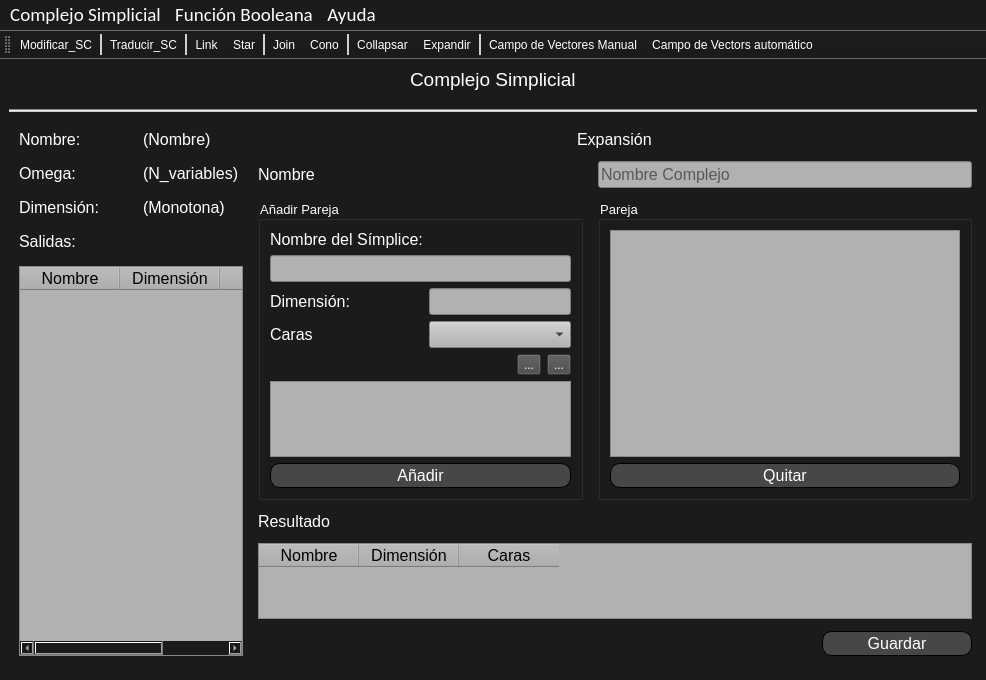
<?xml version="1.0" encoding="UTF-8"?>
<ui version="4.0">
 <class>TFG</class>
 <widget class="QMainWindow" name="TFG">
  <property name="geometry">
   <rect>
    <x>0</x>
    <y>0</y>
    <width>986</width>
    <height>680</height>
   </rect>
  </property>
  <property name="sizePolicy">
   <sizepolicy hsizetype="Preferred" vsizetype="Preferred">
    <horstretch>0</horstretch>
    <verstretch>0</verstretch>
   </sizepolicy>
  </property>
  <property name="font">
   <font>
    <family>Arial</family>
    <pointsize>20</pointsize>
   </font>
  </property>
  <property name="windowTitle">
   <string>TFG Pablo Ascorbe</string>
  </property>
  <property name="windowIcon">
   <iconset>
    <normaloff>C:/Users/pablo/.designer/Recursos/icono.ico</normaloff>C:/Users/pablo/.designer/Recursos/icono.ico</iconset>
  </property>
  <property name="styleSheet">
   <string notr="true">QWidget{
background-image: url(:/images/fondo.png);
background-color: rgb(27, 27, 27);
color: rgb(255, 255, 255);
}

QToolBar QToolButton{
color: rgb(255, 255, 255);
background-color:transparent;}

QToolBar QToolButton:hover{
	background-color: rgb(100, 100, 100);
}

QToolBar::separator{
	background-color: rgb(208, 208, 208);
	width: 2px;
}


QMenuBar::item:selected{
	background-color: rgb(100, 100, 100);
}

QMenu::item:selected{
	background-color: rgb(100, 100, 100);
}
</string>
  </property>
  <widget class="QWidget" name="centralwidget">
   <property name="enabled">
    <bool>true</bool>
   </property>
   <layout class="QGridLayout" name="gridLayout_2">
    <property name="sizeConstraint">
     <enum>QLayout::SetDefaultConstraint</enum>
    </property>
    <property name="horizontalSpacing">
     <number>11</number>
    </property>
    <property name="verticalSpacing">
     <number>18</number>
    </property>
    <item row="0" column="0" alignment="Qt::AlignHCenter">
     <widget class="QLabel" name="label_2">
      <property name="maximumSize">
       <size>
        <width>16777215</width>
        <height>30</height>
       </size>
      </property>
      <property name="font">
       <font>
        <pointsize>14</pointsize>
       </font>
      </property>
      <property name="text">
       <string>Complejo Simplicial</string>
      </property>
     </widget>
    </item>
    <item row="2" column="0">
     <layout class="QHBoxLayout" name="horizontalLayout" stretch="0,0">
      <item>
       <layout class="QGridLayout" name="gridLayout_fijo">
        <property name="leftMargin">
         <number>10</number>
        </property>
        <property name="rightMargin">
         <number>10</number>
        </property>
        <property name="bottomMargin">
         <number>15</number>
        </property>
        <property name="horizontalSpacing">
         <number>24</number>
        </property>
        <property name="verticalSpacing">
         <number>15</number>
        </property>
        <item row="0" column="1">
         <widget class="QLabel" name="label_nombre_sc">
          <property name="font">
           <font>
            <pointsize>12</pointsize>
           </font>
          </property>
          <property name="text">
           <string>(Nombre)</string>
          </property>
         </widget>
        </item>
        <item row="1" column="1">
         <widget class="QLabel" name="label_omega">
          <property name="font">
           <font>
            <pointsize>12</pointsize>
           </font>
          </property>
          <property name="text">
           <string>(N_variables)</string>
          </property>
         </widget>
        </item>
        <item row="3" column="0" colspan="2">
         <widget class="QLabel" name="label_3">
          <property name="font">
           <font>
            <pointsize>12</pointsize>
           </font>
          </property>
          <property name="text">
           <string>Salidas:</string>
          </property>
         </widget>
        </item>
        <item row="0" column="0">
         <widget class="QLabel" name="label">
          <property name="font">
           <font>
            <pointsize>12</pointsize>
           </font>
          </property>
          <property name="text">
           <string>Nombre:</string>
          </property>
         </widget>
        </item>
        <item row="1" column="0">
         <widget class="QLabel" name="label_4">
          <property name="font">
           <font>
            <pointsize>12</pointsize>
           </font>
          </property>
          <property name="text">
           <string>Omega:</string>
          </property>
         </widget>
        </item>
        <item row="2" column="1">
         <widget class="QLabel" name="label_dimension">
          <property name="font">
           <font>
            <pointsize>12</pointsize>
           </font>
          </property>
          <property name="text">
           <string>(Monotona)</string>
          </property>
         </widget>
        </item>
        <item row="2" column="0">
         <widget class="QLabel" name="label_5">
          <property name="font">
           <font>
            <pointsize>12</pointsize>
           </font>
          </property>
          <property name="text">
           <string>Dimensión:</string>
          </property>
         </widget>
        </item>
        <item row="4" column="0" colspan="2">
         <widget class="QTableWidget" name="tableWidget">
          <property name="styleSheet">
           <string notr="true">color: rgb(0, 0, 0);
background-color: rgb(177, 177, 177);</string>
          </property>
          <column>
           <property name="text">
            <string>Nombre</string>
           </property>
           <property name="font">
            <font>
             <pointsize>12</pointsize>
            </font>
           </property>
          </column>
          <column>
           <property name="text">
            <string>Dimensión</string>
           </property>
           <property name="font">
            <font>
             <pointsize>12</pointsize>
            </font>
           </property>
          </column>
          <column>
           <property name="text">
            <string>Caras</string>
           </property>
           <property name="font">
            <font>
             <pointsize>12</pointsize>
            </font>
           </property>
          </column>
         </widget>
        </item>
       </layout>
      </item>
      <item>
       <layout class="QGridLayout" name="gridLayout_dinamico">
        <property name="leftMargin">
         <number>5</number>
        </property>
        <property name="rightMargin">
         <number>5</number>
        </property>
        <property name="bottomMargin">
         <number>15</number>
        </property>
        <property name="horizontalSpacing">
         <number>15</number>
        </property>
        <property name="verticalSpacing">
         <number>12</number>
        </property>
        <item row="4" column="0" colspan="2">
         <widget class="QTableWidget" name="tableWidget_2">
          <property name="minimumSize">
           <size>
            <width>300</width>
            <height>0</height>
           </size>
          </property>
          <property name="styleSheet">
           <string notr="true">color: rgb(0, 0, 0);
background-color: rgb(177, 177, 177);</string>
          </property>
          <column>
           <property name="text">
            <string>Nombre</string>
           </property>
           <property name="font">
            <font>
             <pointsize>12</pointsize>
            </font>
           </property>
          </column>
          <column>
           <property name="text">
            <string>Dimensión</string>
           </property>
           <property name="font">
            <font>
             <pointsize>12</pointsize>
            </font>
           </property>
          </column>
          <column>
           <property name="text">
            <string>Caras</string>
           </property>
           <property name="font">
            <font>
             <pointsize>12</pointsize>
            </font>
           </property>
          </column>
         </widget>
        </item>
        <item row="3" column="0" colspan="2">
         <widget class="QLabel" name="label_10">
          <property name="font">
           <font>
            <pointsize>12</pointsize>
           </font>
          </property>
          <property name="text">
           <string>Resultado</string>
          </property>
         </widget>
        </item>
        <item row="1" column="1">
         <widget class="QLineEdit" name="line_cone_name">
          <property name="font">
           <font>
            <pointsize>12</pointsize>
           </font>
          </property>
          <property name="styleSheet">
           <string notr="true">color: rgb(0, 0, 0);
background-color: rgb(177, 177, 177);</string>
          </property>
          <property name="placeholderText">
           <string>Nombre Complejo</string>
          </property>
         </widget>
        </item>
        <item row="2" column="0">
         <widget class="QGroupBox" name="groupBox_2">
          <property name="sizePolicy">
           <sizepolicy hsizetype="Fixed" vsizetype="Expanding">
            <horstretch>0</horstretch>
            <verstretch>0</verstretch>
           </sizepolicy>
          </property>
          <property name="font">
           <font>
            <pointsize>10</pointsize>
           </font>
          </property>
          <property name="title">
           <string>Añadir Pareja</string>
          </property>
          <layout class="QGridLayout" name="gridLayout_3">
           <item row="4" column="1">
            <widget class="QComboBox" name="posible_faces">
             <property name="font">
              <font>
               <pointsize>12</pointsize>
              </font>
             </property>
             <property name="styleSheet">
              <string notr="true">color: rgb(0, 0, 0);
background-color: rgb(177, 177, 177);</string>
             </property>
            </widget>
           </item>
           <item row="3" column="0">
            <widget class="QLabel" name="label_9">
             <property name="font">
              <font>
               <pointsize>12</pointsize>
              </font>
             </property>
             <property name="text">
              <string>Dimensión:</string>
             </property>
            </widget>
           </item>
           <item row="4" column="0">
            <widget class="QLabel" name="label_7">
             <property name="font">
              <font>
               <pointsize>12</pointsize>
              </font>
             </property>
             <property name="text">
              <string>Caras</string>
             </property>
            </widget>
           </item>
           <item row="6" column="0" colspan="2">
            <layout class="QHBoxLayout" name="horizontalLayout_2">
             <item>
              <spacer name="horizontalSpacer_3">
               <property name="orientation">
                <enum>Qt::Horizontal</enum>
               </property>
               <property name="sizeHint" stdset="0">
                <size>
                 <width>40</width>
                 <height>20</height>
                </size>
               </property>
              </spacer>
             </item>
             <item>
              <widget class="QToolButton" name="toolButton_mas">
               <property name="styleSheet">
                <string notr="true">QToolButton{
color: rgb(255, 255, 255);
background-color: rgb(71, 71, 71);;}

QToolButton:hover{
	background-color: rgb(100, 100, 100);
}</string>
               </property>
               <property name="text">
                <string>...</string>
               </property>
               <property name="icon">
                <iconset resource="../Recursos/resources.qrc">
                 <normaloff>:/images/mas.ico</normaloff>:/images/mas.ico</iconset>
               </property>
              </widget>
             </item>
             <item>
              <widget class="QToolButton" name="toolButton_menos">
               <property name="styleSheet">
                <string notr="true">QToolButton{
color: rgb(255, 255, 255);
background-color: rgb(71, 71, 71);
}

QToolButton:hover{
	background-color: rgb(100, 100, 100);
}</string>
               </property>
               <property name="text">
                <string>...</string>
               </property>
               <property name="icon">
                <iconset resource="../Recursos/resources.qrc">
                 <normaloff>:/images/menos.ico</normaloff>:/images/menos.ico</iconset>
               </property>
              </widget>
             </item>
            </layout>
           </item>
           <item row="7" column="0" colspan="2">
            <widget class="QListWidget" name="list_faces">
             <property name="sizePolicy">
              <sizepolicy hsizetype="Preferred" vsizetype="Expanding">
               <horstretch>0</horstretch>
               <verstretch>0</verstretch>
              </sizepolicy>
             </property>
             <property name="font">
              <font>
               <pointsize>12</pointsize>
              </font>
             </property>
             <property name="styleSheet">
              <string notr="true">color: rgb(0, 0, 0);
background-color: rgb(177, 177, 177);</string>
             </property>
             <property name="alternatingRowColors">
              <bool>true</bool>
             </property>
            </widget>
           </item>
           <item row="2" column="0" colspan="2">
            <widget class="QLineEdit" name="text_nombre_sim">
             <property name="font">
              <font>
               <pointsize>12</pointsize>
              </font>
             </property>
             <property name="styleSheet">
              <string notr="true">color: rgb(0, 0, 0);
background-color: rgb(177, 177, 177);</string>
             </property>
            </widget>
           </item>
           <item row="1" column="0">
            <widget class="QLabel" name="label_8">
             <property name="sizePolicy">
              <sizepolicy hsizetype="Fixed" vsizetype="Fixed">
               <horstretch>0</horstretch>
               <verstretch>0</verstretch>
              </sizepolicy>
             </property>
             <property name="font">
              <font>
               <pointsize>12</pointsize>
              </font>
             </property>
             <property name="text">
              <string>Nombre del Símplice:</string>
             </property>
            </widget>
           </item>
           <item row="3" column="1">
            <widget class="QLineEdit" name="text_dim_sim">
             <property name="font">
              <font>
               <pointsize>12</pointsize>
              </font>
             </property>
             <property name="styleSheet">
              <string notr="true">color: rgb(0, 0, 0);
background-color: rgb(177, 177, 177);</string>
             </property>
            </widget>
           </item>
           <item row="8" column="0" colspan="2">
            <widget class="QPushButton" name="pushButton_Anadir">
             <property name="minimumSize">
              <size>
               <width>0</width>
               <height>25</height>
              </size>
             </property>
             <property name="font">
              <font>
               <pointsize>12</pointsize>
              </font>
             </property>
             <property name="styleSheet">
              <string notr="true">QPushButton{
color: rgb(255, 255, 255);
background-color: rgb(71, 71, 71);
border: 1px solid;
border-radius: 10px;}

QPushButton:hover{
	background-color: rgb(100, 100, 100);
}</string>
             </property>
             <property name="text">
              <string>Añadir</string>
             </property>
            </widget>
           </item>
          </layout>
         </widget>
        </item>
        <item row="2" column="1">
         <widget class="QGroupBox" name="groupBox">
          <property name="font">
           <font>
            <pointsize>10</pointsize>
           </font>
          </property>
          <property name="title">
           <string>Pareja</string>
          </property>
          <layout class="QGridLayout" name="gridLayout_4">
           <item row="0" column="0" colspan="2">
            <widget class="QListWidget" name="list_simplex">
             <property name="minimumSize">
              <size>
               <width>350</width>
               <height>0</height>
              </size>
             </property>
             <property name="font">
              <font>
               <family>MS Shell Dlg 2</family>
               <pointsize>12</pointsize>
              </font>
             </property>
             <property name="styleSheet">
              <string notr="true">color: rgb(0, 0, 0);
background-color: rgb(177, 177, 177);</string>
             </property>
             <property name="alternatingRowColors">
              <bool>true</bool>
             </property>
            </widget>
           </item>
           <item row="1" column="0" colspan="2">
            <widget class="QPushButton" name="pushButton_QuitarSim">
             <property name="sizePolicy">
              <sizepolicy hsizetype="Expanding" vsizetype="Expanding">
               <horstretch>0</horstretch>
               <verstretch>0</verstretch>
              </sizepolicy>
             </property>
             <property name="minimumSize">
              <size>
               <width>0</width>
               <height>0</height>
              </size>
             </property>
             <property name="maximumSize">
              <size>
               <width>16777215</width>
               <height>25</height>
              </size>
             </property>
             <property name="baseSize">
              <size>
               <width>0</width>
               <height>1</height>
              </size>
             </property>
             <property name="font">
              <font>
               <pointsize>12</pointsize>
              </font>
             </property>
             <property name="styleSheet">
              <string notr="true">QPushButton{
color: rgb(255, 255, 255);
background-color: rgb(71, 71, 71);
border: 1px solid;
border-radius: 10px;}

QPushButton:hover{
	background-color: rgb(100, 100, 100);
}</string>
             </property>
             <property name="text">
              <string>Quitar</string>
             </property>
            </widget>
           </item>
          </layout>
         </widget>
        </item>
        <item row="0" column="0" colspan="2" alignment="Qt::AlignHCenter">
         <widget class="QLabel" name="label_6">
          <property name="font">
           <font>
            <pointsize>12</pointsize>
           </font>
          </property>
          <property name="text">
           <string>Expansión</string>
          </property>
         </widget>
        </item>
        <item row="1" column="0">
         <widget class="QLabel" name="label_11">
          <property name="font">
           <font>
            <pointsize>12</pointsize>
           </font>
          </property>
          <property name="text">
           <string>Nombre</string>
          </property>
         </widget>
        </item>
        <item row="5" column="1" alignment="Qt::AlignRight">
         <widget class="QPushButton" name="pushButton_Guardar">
          <property name="sizePolicy">
           <sizepolicy hsizetype="Expanding" vsizetype="Expanding">
            <horstretch>0</horstretch>
            <verstretch>100</verstretch>
           </sizepolicy>
          </property>
          <property name="minimumSize">
           <size>
            <width>150</width>
            <height>25</height>
           </size>
          </property>
          <property name="maximumSize">
           <size>
            <width>250</width>
            <height>25</height>
           </size>
          </property>
          <property name="font">
           <font>
            <pointsize>12</pointsize>
           </font>
          </property>
          <property name="styleSheet">
           <string notr="true">QPushButton{
color: rgb(255, 255, 255);
background-color: rgb(71, 71, 71);
border: 1px solid;
border-radius: 10px;}

QPushButton:hover{
	background-color: rgb(100, 100, 100);
}

</string>
          </property>
          <property name="text">
           <string>Guardar</string>
          </property>
          <property name="autoDefault">
           <bool>false</bool>
          </property>
          <property name="default">
           <bool>false</bool>
          </property>
          <property name="flat">
           <bool>false</bool>
          </property>
         </widget>
        </item>
       </layout>
      </item>
     </layout>
    </item>
    <item row="1" column="0">
     <widget class="Line" name="line">
      <property name="styleSheet">
       <string notr="true">background-color: rgb(204, 204, 204);</string>
      </property>
      <property name="orientation">
       <enum>Qt::Horizontal</enum>
      </property>
     </widget>
    </item>
   </layout>
  </widget>
  <widget class="QMenuBar" name="menubar">
   <property name="geometry">
    <rect>
     <x>0</x>
     <y>0</y>
     <width>986</width>
     <height>29</height>
    </rect>
   </property>
   <property name="font">
    <font>
     <family>Calibri</family>
     <pointsize>14</pointsize>
    </font>
   </property>
   <widget class="QMenu" name="menuComplejo_Simplicial">
    <property name="font">
     <font>
      <family>MS Shell Dlg 2</family>
      <pointsize>12</pointsize>
     </font>
    </property>
    <property name="title">
     <string>Complejo Simplicial</string>
    </property>
    <addaction name="actionNuevo_sc"/>
    <addaction name="actionCargar_sc"/>
    <addaction name="actionGuardar_sc"/>
    <addaction name="actionListar_sc"/>
   </widget>
   <widget class="QMenu" name="menuFunci_n_Booleana">
    <property name="font">
     <font>
      <family>MS Shell Dlg 2</family>
      <pointsize>12</pointsize>
     </font>
    </property>
    <property name="title">
     <string>Función Booleana</string>
    </property>
    <addaction name="actionNuevo_bf"/>
    <addaction name="actionCargar_bf"/>
    <addaction name="actionGuardar_bf"/>
    <addaction name="actionListar_bf"/>
   </widget>
   <widget class="QMenu" name="menuAyuda">
    <property name="font">
     <font>
      <family>MS Shell Dlg 2</family>
      <pointsize>12</pointsize>
     </font>
    </property>
    <property name="title">
     <string>Ayuda</string>
    </property>
    <addaction name="actionAyuda"/>
    <addaction name="separator"/>
    <addaction name="actionAcerca"/>
   </widget>
   <addaction name="menuComplejo_Simplicial"/>
   <addaction name="menuFunci_n_Booleana"/>
   <addaction name="menuAyuda"/>
  </widget>
  <widget class="QToolBar" name="toolBar">
   <property name="minimumSize">
    <size>
     <width>0</width>
     <height>0</height>
    </size>
   </property>
   <property name="windowTitle">
    <string>toolBar</string>
   </property>
   <property name="orientation">
    <enum>Qt::Horizontal</enum>
   </property>
   <property name="iconSize">
    <size>
     <width>32</width>
     <height>32</height>
    </size>
   </property>
   <property name="floatable">
    <bool>true</bool>
   </property>
   <attribute name="toolBarArea">
    <enum>TopToolBarArea</enum>
   </attribute>
   <attribute name="toolBarBreak">
    <bool>false</bool>
   </attribute>
   <addaction name="actionModificar_SC"/>
   <addaction name="separator"/>
   <addaction name="actionTraducir_SC"/>
   <addaction name="separator"/>
   <addaction name="actionLink"/>
   <addaction name="actionStar"/>
   <addaction name="separator"/>
   <addaction name="actionJoin"/>
   <addaction name="actionCono"/>
   <addaction name="separator"/>
   <addaction name="actionCollapsar"/>
   <addaction name="actionExpandir"/>
   <addaction name="separator"/>
   <addaction name="actionCampo_de_Vectores_Manual"/>
   <addaction name="actionCampo_de_Vectors_autom_tico"/>
  </widget>
  <action name="actionNuevo_sc">
   <property name="text">
    <string>Nuevo</string>
   </property>
   <property name="shortcut">
    <string>Ctrl+N</string>
   </property>
  </action>
  <action name="actionCargar_sc">
   <property name="text">
    <string>Cargar</string>
   </property>
  </action>
  <action name="actionGuardar_sc">
   <property name="text">
    <string>Guardar</string>
   </property>
  </action>
  <action name="actionListar_sc">
   <property name="text">
    <string>Listar</string>
   </property>
  </action>
  <action name="actionNuevo_bf">
   <property name="text">
    <string>Nuevo</string>
   </property>
  </action>
  <action name="actionCargar_bf">
   <property name="text">
    <string>Cargar</string>
   </property>
  </action>
  <action name="actionGuardar_bf">
   <property name="text">
    <string>Guardar</string>
   </property>
  </action>
  <action name="actionListar_bf">
   <property name="text">
    <string>Listar</string>
   </property>
  </action>
  <action name="actionAyuda">
   <property name="text">
    <string>Ayuda de TFG Pablo Ascorbe</string>
   </property>
  </action>
  <action name="actionAcerca">
   <property name="text">
    <string>Acerca de la aplicación</string>
   </property>
  </action>
  <action name="actionModificar_SC">
   <property name="icon">
    <iconset resource="../Recursos/resources.qrc">
     <normaloff>:/images/edit.ico</normaloff>:/images/edit.ico</iconset>
   </property>
   <property name="text">
    <string>Modificar_SC</string>
   </property>
   <property name="toolTip">
    <string>Modificar el Complejo Simplicial</string>
   </property>
   <property name="shortcut">
    <string>Ctrl+1</string>
   </property>
  </action>
  <action name="actionTraducir_SC">
   <property name="icon">
    <iconset resource="../Recursos/resources.qrc">
     <normaloff>:/images/translation_sc_to_bf.ico</normaloff>:/images/translation_sc_to_bf.ico</iconset>
   </property>
   <property name="text">
    <string>Traducir_SC</string>
   </property>
   <property name="toolTip">
    <string>Traducir el complejo simplicial a una función booleana</string>
   </property>
  </action>
  <action name="actionLink">
   <property name="icon">
    <iconset resource="../Recursos/resources.qrc">
     <normaloff>:/images/link.ico</normaloff>:/images/link.ico</iconset>
   </property>
   <property name="text">
    <string>Link</string>
   </property>
   <property name="toolTip">
    <string>Calcular Link para un símplice</string>
   </property>
  </action>
  <action name="actionStar">
   <property name="icon">
    <iconset resource="../Recursos/resources.qrc">
     <normaloff>:/images/star.ico</normaloff>:/images/star.ico</iconset>
   </property>
   <property name="text">
    <string>Star</string>
   </property>
   <property name="toolTip">
    <string>Calcular Star para un símplice</string>
   </property>
  </action>
  <action name="actionJoin">
   <property name="icon">
    <iconset resource="../Recursos/resources.qrc">
     <normaloff>:/images/join.ico</normaloff>:/images/join.ico</iconset>
   </property>
   <property name="text">
    <string>Join</string>
   </property>
   <property name="toolTip">
    <string>Calcular el Join del complejo simplicial con otro a seleccionar</string>
   </property>
  </action>
  <action name="actionCono">
   <property name="icon">
    <iconset resource="../Recursos/resources.qrc">
     <normaloff>:/images/cone.ico</normaloff>:/images/cone.ico</iconset>
   </property>
   <property name="text">
    <string>Cono</string>
   </property>
   <property name="toolTip">
    <string>Calcular el cono del Complejo Simplicial</string>
   </property>
  </action>
  <action name="actionCollapsar">
   <property name="icon">
    <iconset resource="../Recursos/resources.qrc">
     <normaloff>:/images/collapse.ico</normaloff>:/images/collapse.ico</iconset>
   </property>
   <property name="text">
    <string>Collapsar</string>
   </property>
   <property name="toolTip">
    <string>Collapsar el Complejo Simplicial</string>
   </property>
  </action>
  <action name="actionExpandir">
   <property name="icon">
    <iconset resource="../Recursos/resources.qrc">
     <normaloff>:/images/expand.ico</normaloff>:/images/expand.ico</iconset>
   </property>
   <property name="text">
    <string>Expandir</string>
   </property>
   <property name="toolTip">
    <string>Expandir el Complejo Simplicial</string>
   </property>
  </action>
  <action name="actionCampo_de_Vectores_Manual">
   <property name="icon">
    <iconset resource="../Recursos/resources.qrc">
     <normaloff>:/images/manual_vf.ico</normaloff>:/images/manual_vf.ico</iconset>
   </property>
   <property name="text">
    <string>Campo de Vectores Manual</string>
   </property>
   <property name="toolTip">
    <string>Calcular un campo de vectores manualmente</string>
   </property>
  </action>
  <action name="actionCampo_de_Vectors_autom_tico">
   <property name="icon">
    <iconset resource="../Recursos/resources.qrc">
     <normaloff>:/images/auto_vf.ico</normaloff>:/images/auto_vf.ico</iconset>
   </property>
   <property name="text">
    <string>Campo de Vectors automático</string>
   </property>
   <property name="toolTip">
    <string>Calcular un campo de vectores automáticamente</string>
   </property>
  </action>
 </widget>
 <resources>
  <include location="../Recursos/resources.qrc"/>
 </resources>
 <connections/>
</ui>
